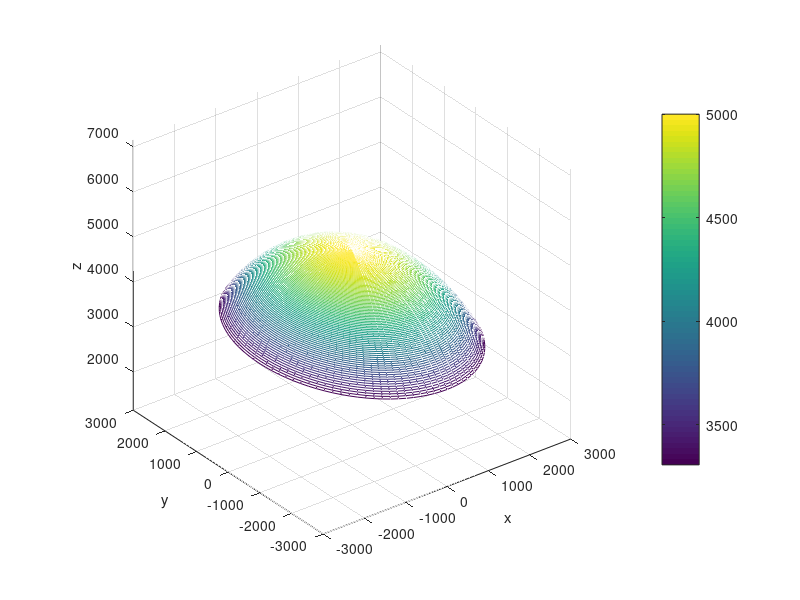

Source code (MATLAB): (Note: this script raises an error after producing the figure.)
% to generate a freeform surface by multiple methods
clear;
clc;
addpath(genpath('funcs'));

%% surface mesh generation
simul = 'ellipsoid';

switch simul
    case 'sphereHoleCartesian' %% Spheric surface with a pit in XYOZ
        x = -5:0.01:5;
        y = -5:0.01:5;
        R = 20;
        [xMesh,yMesh] = meshgrid(x,y);
        zMesh = sqrt(R.^2-xMesh.^2-yMesh.^2);
    case 'sphereHoleRadial' %% Spheric surface with a pit in R\thetaOZ
        R = 20;
        r = linspace(0,3*R/4,101);
        theta = linspace(0,2*pi,101);
        [rMesh,thetaMesh] = meshgrid(r,theta);
        xMesh = rMesh.*cos(thetaMesh);
        yMesh = rMesh.*sin(thetaMesh);
        zMesh = sqrt(R.^2-rMesh.^2);
    case 'ellipsoid' %% Ellipsoid Generation
        dens = 101;
        R = 100;
        A = 30;
        B = 40;
        C = 50;
        r = linspace(0,3*R/4,dens);
        theta = linspace(0,2*pi,dens);
        [rMesh,thetaMesh] = meshgrid(r,theta);
        xMesh = A*rMesh.*cos(thetaMesh);
        yMesh = B*rMesh.*sin(thetaMesh);
        zMesh = sqrt(C^2*(R.^2-rMesh.^2));
        center = [0,0,30];
end

figure;
mesh(xMesh,yMesh,zMesh);
colorbar
xlabel('x');
ylabel('y');
zlabel('z');
axis equal

mesh(:,:,1) = xMesh;
mesh(:,:,2) = yMesh;
mesh(:,:,3) = zMesh;
x = reshape(xMesh,[],1);
y = reshape(yMesh,[],1);
z = reshape(zMesh,[],1);
xyz = [x,y,z];
fileName = fullfile('Surface',[simul,'XYZ',num2str(dens),'.mat']);
save(fileName,'center','xyz','mesh');


%% Surface from .txt file
% SurfPC = readmatrix("Surface\sphereHole3000.txt",'NumHeaderLines',1);
% xyz = SurfPC(:,1:3);
% del = xyz(:,3)-2.5 == 0;
% xyz(del,:) = [];
% 
% figure;
% plot3(xyz(:,1),xyz(:,2),xyz(:,3),'.','Color',[0,0.45,0.74]);
% % [0,0.45,0.74] [0.49,0.18,0.56]
% xlabel('x');
% ylabel('y');
% zlabel('z');
% axis equal
% 
% save Surface\surfaceXYZ.mat xyz;

rmpath(genpath('funcs'));